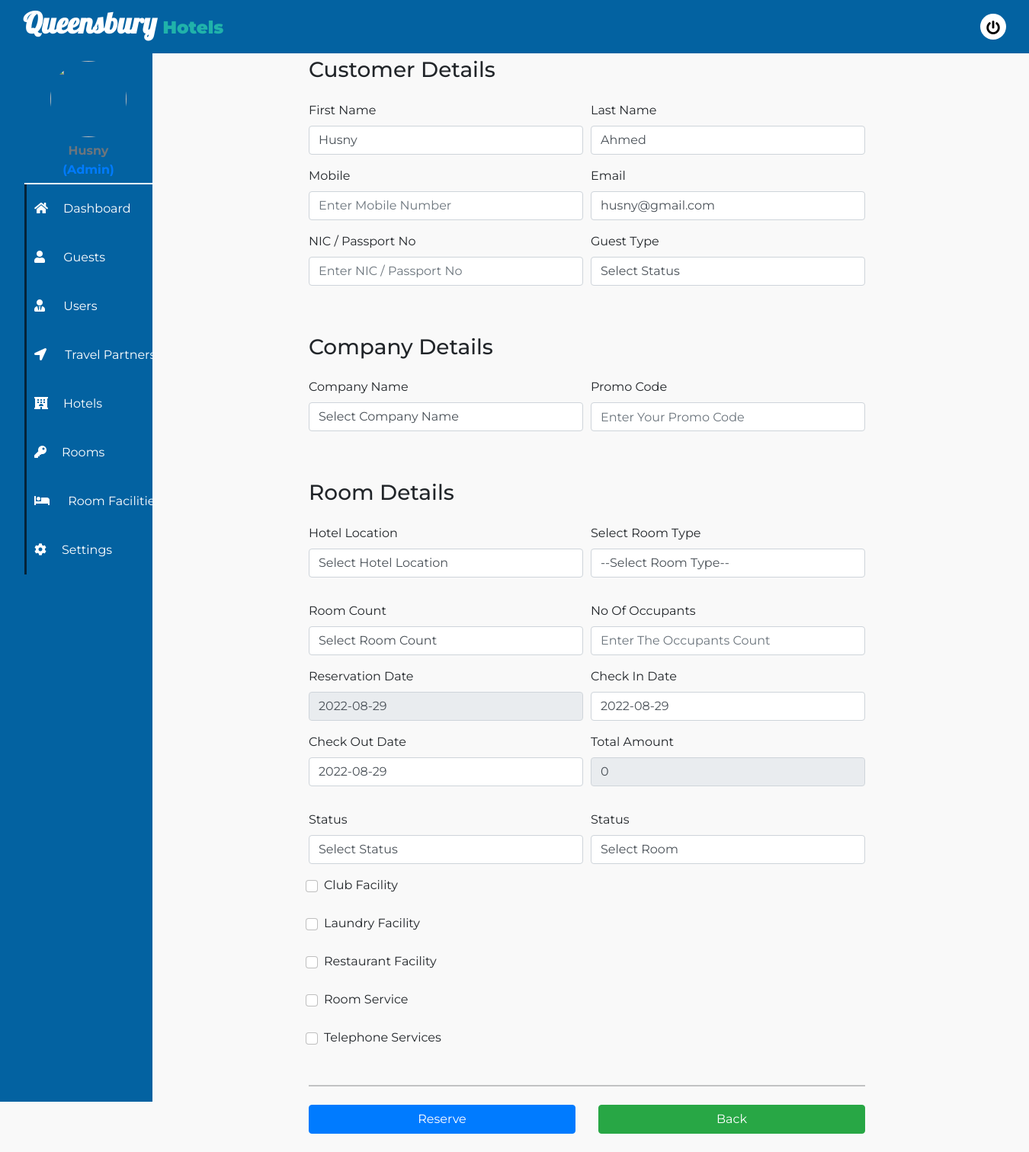
Screenshot of /Admin/updatereservation.php (signed in) with the database file from the repository.
### tables this page shows
CREATE TABLE `user` (
  `id` int(11) NOT NULL,
  `fname` varchar(150) NOT NULL,
  `lname` varchar(150) NOT NULL,
  `mobile` varchar(20) NOT NULL,
  `email` varchar(100) NOT NULL,
  `username` varchar(30) NOT NULL,
  `password` varchar(30) NOT NULL,
  `role` char(10) NOT NULL,
  `profile` varchar(255) NOT NULL
);

### Admin/updatereservation.php (the view, shortened to what the rows shown need)
<?php
include('./header.php');
include('./links.php');
?>
<!DOCTYPE html>
<html lang="en">
<head>
    <link href="https://cdn.jsdelivr.net/npm/select2@4.1.0-rc.0/dist/css/select2.min.css" rel="stylesheet" />
</head>
<body>
    <div class="container body">
        <div class="row justify-content-center">
            <div class="col-12 col-lg-10 col-xl-8 mx-auto">
                <h2 class="h3 mb-4 page-title">Customer Details</h2>
                <div class="my-4">
                    <form id="formres" method="post" enctype="multipart/form-data">
                        <div class="form-row">
                            <div class="form-group col-md-6">
                                <label for="" class="form-label">First Name</label>
                                <input name="fname" class="form-control" id="fname" autocomplete="off" value="<?php echo $fname; ?>"
                                placeholder="Enter first name">
                            </div>
                            <div class="form-group col-md-6">
                                <label for="" class="form-label">Last Name</label>
                                <input class="form-control" id="lname" name="lname" autocomplete="off" value="<?php echo $lname; ?>"
                                placeholder="Enter last name">
                            </div>
                        </div>
                        <div class="form-row">
                            <div class="form-group col-md-6">
                                <label for="" class="form-label">Email</label>
                                <input class="form-control" id="email" name="email" autocomplete="off" value="<?php echo $email; ?>"
                                placeholder="Enter Email ID">
                            </div>
                        </div>
                        <br><br>
                            <h2 class="h3 mb-4 page-title">Company Details</h2>
                        <br><br>
                            <h2 class="h3 mb-4 page-title">Room Details</h2>
                        <Br>
                        <Br>
                        <Br>
                        <Br>
                        <Br>
                    </form>
                </div>
            </div>
        </div>
    </div>
</body>
</html>

### Admin/header.php (shortened to what the rows shown need)
<!DOCTYPE html>
<html lang="en">
<head>
    <link rel="stylesheet" href="./assets/css/style.css">
    <link rel="stylesheet" href="./assets/fontawesome/css/all.css">
    <link rel="stylesheet" href="./assets/bootstrap/dist/css/bootstrap.min.css">
</head>
<?php
include('./connection.php');
?>
<?php
if(isset($_SESSION['aduser']) || isset($_SESSION['manuser']) || isset($_SESSION['cluser']))
{
    $set_id=$_SESSION['id'];
    $sql = "select * from user where id='$set_id'";
    $res = mysqli_query($connect, $sql);
    $row = mysqli_fetch_array($res);
    $fname = $row['fname'];
    $lname = $row['lname'];
    $email = $row['email'];
    $profile = $row['profile'];
    $role = $row['role'];
}
?>
<body>
    <div class="wrapper">
        <div class="sidebar">
            <ul class="sidebar-menu">
            <li class="text-center profile">
                    <?php if ($profile) : ?>
                        <img src="images/<?php echo $profile ?>">
                    <?php else : ?>
                        <img src="images/admin.png">
                    <?php endif ?>
                    <div class="text-muted">
                        <?php echo $fname; ?>
                    </div>
                    <div class="text-primary" style="user-select:none;">(<?php echo $role ?>)</div>
                </li>
            </ul>
        </div>
    </div>
</body>
</html>

### rows the page displays
user: fname "Husny", role "Admin", lname "Ahmed", email "husny@gmail.com"
